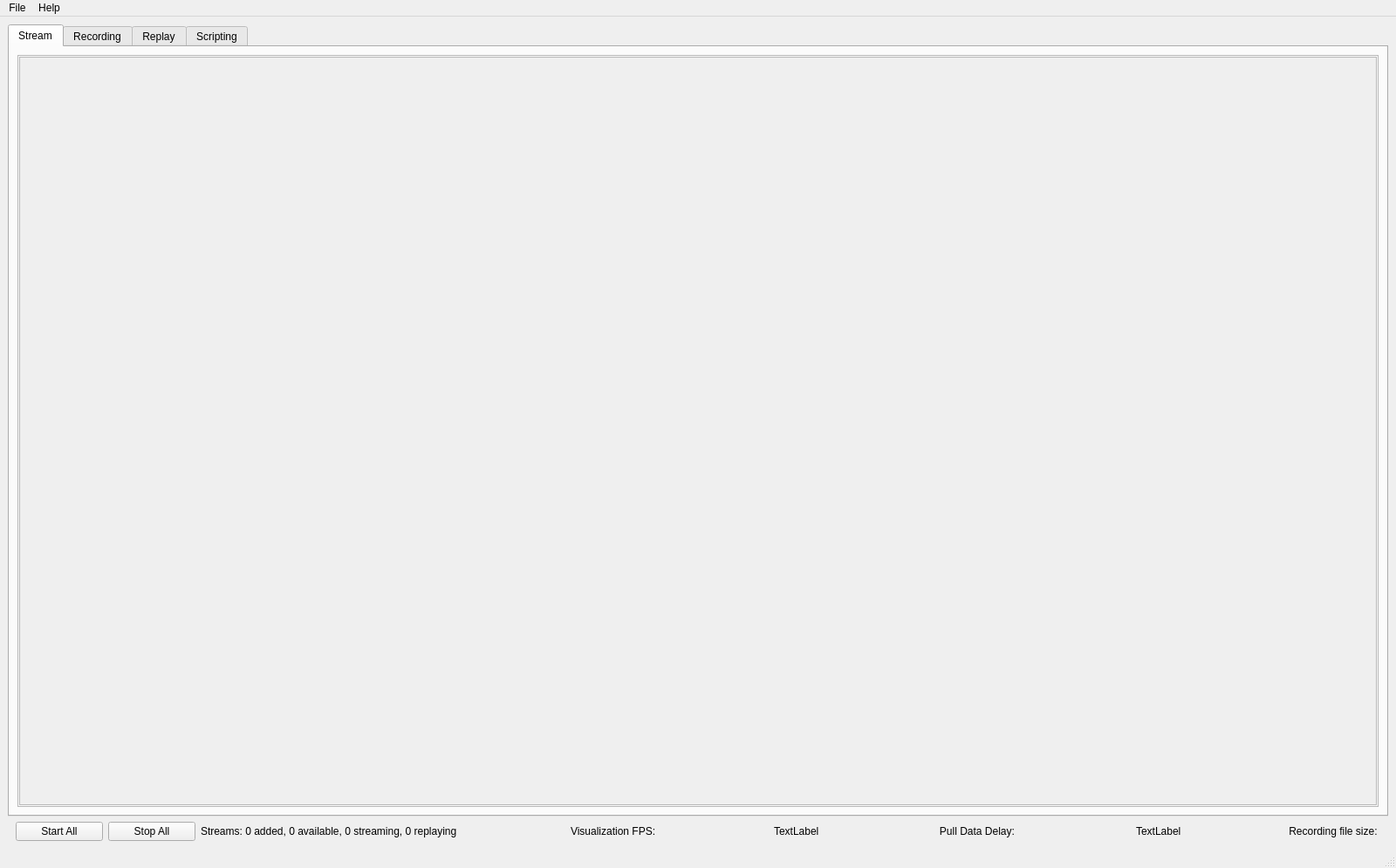
<?xml version="1.0" encoding="UTF-8"?>
<ui version="4.0">
 <class>MainWindow</class>
 <widget class="QMainWindow" name="MainWindow">
  <property name="geometry">
   <rect>
    <x>0</x>
    <y>0</y>
    <width>1600</width>
    <height>995</height>
   </rect>
  </property>
  <property name="windowTitle">
   <string>MainWindow</string>
  </property>
  <widget class="QWidget" name="centralwidget">
   <layout class="QVBoxLayout" name="verticalLayout">
    <item>
     <widget class="QTabWidget" name="tabWidget">
      <property name="cursor">
       <cursorShape>ArrowCursor</cursorShape>
      </property>
      <property name="currentIndex">
       <number>0</number>
      </property>
      <widget class="QWidget" name="visualization_tab">
       <attribute name="title">
        <string>Stream</string>
       </attribute>
       <layout class="QVBoxLayout" name="MainTabVerticalLayout">
        <item>
         <widget class="QFrame" name="frame">
          <property name="frameShape">
           <enum>QFrame::StyledPanel</enum>
          </property>
          <property name="frameShadow">
           <enum>QFrame::Raised</enum>
          </property>
          <layout class="QVBoxLayout" name="verticalLayout_2">
           <property name="leftMargin">
            <number>1</number>
           </property>
           <property name="topMargin">
            <number>1</number>
           </property>
           <property name="rightMargin">
            <number>1</number>
           </property>
           <property name="bottomMargin">
            <number>1</number>
           </property>
           <item>
            <widget class="QScrollArea" name="scrollArea">
             <property name="widgetResizable">
              <bool>true</bool>
             </property>
             <widget class="QWidget" name="scrollAreaWidgetContents_3">
              <property name="geometry">
               <rect>
                <x>0</x>
                <y>0</y>
                <width>1554</width>
                <height>848</height>
               </rect>
              </property>
              <layout class="QHBoxLayout" name="scrollAreaWidgetContents_3_layout">
               <property name="leftMargin">
                <number>1</number>
               </property>
               <property name="topMargin">
                <number>1</number>
               </property>
               <property name="rightMargin">
                <number>1</number>
               </property>
               <property name="bottomMargin">
                <number>1</number>
               </property>
               <item>
                <widget class="QWidget" name="StreamWidget" native="true">
                 <layout class="QHBoxLayout" name="streamsHorizontalLayout">
                  <property name="spacing">
                   <number>1</number>
                  </property>
                  <property name="leftMargin">
                   <number>1</number>
                  </property>
                  <property name="topMargin">
                   <number>1</number>
                  </property>
                  <property name="rightMargin">
                   <number>1</number>
                  </property>
                  <property name="bottomMargin">
                   <number>1</number>
                  </property>
                 </layout>
                </widget>
               </item>
               <item>
                <widget class="QWidget" name="camWidget" native="true">
                 <layout class="QHBoxLayout" name="camHorizontalLayout"/>
                </widget>
               </item>
              </layout>
             </widget>
            </widget>
           </item>
          </layout>
         </widget>
        </item>
       </layout>
      </widget>
      <widget class="QWidget" name="recordings_tab">
       <attribute name="title">
        <string>Recording</string>
       </attribute>
       <layout class="QVBoxLayout" name="recordings_tab_vertical_layout"/>
      </widget>
      <widget class="QWidget" name="replay_tab">
       <attribute name="title">
        <string>Replay</string>
       </attribute>
       <layout class="QVBoxLayout" name="replay_tab_vertical_layout"/>
      </widget>
      <widget class="QWidget" name="scripting_tab">
       <attribute name="title">
        <string>Scripting</string>
       </attribute>
       <layout class="QVBoxLayout" name="scripting_tab_vertical_layout"/>
      </widget>
     </widget>
    </item>
    <item>
     <layout class="QHBoxLayout" name="horizontalLayout_2">
      <property name="leftMargin">
       <number>9</number>
      </property>
      <property name="rightMargin">
       <number>9</number>
      </property>
      <item>
       <widget class="QPushButton" name="start_all_btn">
        <property name="maximumSize">
         <size>
          <width>100</width>
          <height>16777215</height>
         </size>
        </property>
        <property name="text">
         <string>Start All</string>
        </property>
       </widget>
      </item>
      <item>
       <widget class="QPushButton" name="stop_all_btn">
        <property name="maximumSize">
         <size>
          <width>100</width>
          <height>16777215</height>
         </size>
        </property>
        <property name="text">
         <string>Stop All</string>
        </property>
       </widget>
      </item>
      <item alignment="Qt::AlignRight">
       <widget class="QLabel" name="numActiveStreamsLabel">
        <property name="minimumSize">
         <size>
          <width>0</width>
          <height>0</height>
         </size>
        </property>
        <property name="text">
         <string>Streams: 0 added, 0 available, 0 streaming, 0 replaying</string>
        </property>
       </widget>
      </item>
      <item>
       <spacer name="horizontalSpacer_2">
        <property name="orientation">
         <enum>Qt::Horizontal</enum>
        </property>
        <property name="sizeType">
         <enum>QSizePolicy::Fixed</enum>
        </property>
        <property name="sizeHint" stdset="0">
         <size>
          <width>40</width>
          <height>20</height>
         </size>
        </property>
       </spacer>
      </item>
      <item alignment="Qt::AlignRight">
       <widget class="QLabel" name="visualizationFPSTextLabel">
        <property name="maximumSize">
         <size>
          <width>130</width>
          <height>16777215</height>
         </size>
        </property>
        <property name="text">
         <string>Visualization FPS:</string>
        </property>
       </widget>
      </item>
      <item alignment="Qt::AlignRight">
       <widget class="QLabel" name="visualizationFPSLabel">
        <property name="maximumSize">
         <size>
          <width>60</width>
          <height>16777215</height>
         </size>
        </property>
        <property name="text">
         <string>TextLabel</string>
        </property>
       </widget>
      </item>
      <item>
       <spacer name="horizontalSpacer">
        <property name="orientation">
         <enum>Qt::Horizontal</enum>
        </property>
        <property name="sizeType">
         <enum>QSizePolicy::Fixed</enum>
        </property>
        <property name="sizeHint" stdset="0">
         <size>
          <width>40</width>
          <height>20</height>
         </size>
        </property>
       </spacer>
      </item>
      <item alignment="Qt::AlignRight">
       <widget class="QLabel" name="tickFrequencyLabel">
        <property name="maximumSize">
         <size>
          <width>120</width>
          <height>16777215</height>
         </size>
        </property>
        <property name="text">
         <string>   Pull Data Delay: </string>
        </property>
       </widget>
      </item>
      <item alignment="Qt::AlignRight">
       <widget class="QLabel" name="pull_data_delay_label">
        <property name="maximumSize">
         <size>
          <width>100</width>
          <height>16777215</height>
         </size>
        </property>
        <property name="text">
         <string>TextLabel</string>
        </property>
       </widget>
      </item>
      <item>
       <spacer name="horizontalSpacer_3">
        <property name="orientation">
         <enum>Qt::Horizontal</enum>
        </property>
        <property name="sizeType">
         <enum>QSizePolicy::Fixed</enum>
        </property>
        <property name="sizeHint" stdset="0">
         <size>
          <width>40</width>
          <height>20</height>
         </size>
        </property>
       </spacer>
      </item>
      <item alignment="Qt::AlignRight">
       <widget class="QLabel" name="recordingFileSizeLabel">
        <property name="text">
         <string>    Recording file size: </string>
        </property>
       </widget>
      </item>
     </layout>
    </item>
   </layout>
  </widget>
  <widget class="QMenuBar" name="menubar">
   <property name="geometry">
    <rect>
     <x>0</x>
     <y>0</y>
     <width>1600</width>
     <height>21</height>
    </rect>
   </property>
   <widget class="QMenu" name="menufile">
    <property name="title">
     <string>File</string>
    </property>
    <addaction name="actionShow_Recordings"/>
    <addaction name="actionSettings"/>
    <addaction name="separator"/>
    <addaction name="actionExit"/>
   </widget>
   <widget class="QMenu" name="menuHelp">
    <property name="title">
     <string>Help</string>
    </property>
    <addaction name="actionRepo"/>
    <addaction name="actionDocumentation"/>
   </widget>
   <addaction name="menufile"/>
   <addaction name="menuHelp"/>
  </widget>
  <widget class="QStatusBar" name="statusbar"/>
  <action name="actionAbout">
   <property name="text">
    <string>About</string>
   </property>
  </action>
  <action name="actionRepo">
   <property name="text">
    <string>GitHub Page</string>
   </property>
  </action>
  <action name="actionDocumentation">
   <property name="text">
    <string>Documentation</string>
   </property>
  </action>
  <action name="actionShow_Recordings">
   <property name="text">
    <string>Show Recordings</string>
   </property>
  </action>
  <action name="actionExit">
   <property name="text">
    <string>Exit</string>
   </property>
  </action>
  <action name="actionSettings">
   <property name="text">
    <string>Settings</string>
   </property>
  </action>
 </widget>
 <tabstops>
  <tabstop>tabWidget</tabstop>
 </tabstops>
 <resources/>
 <connections/>
</ui>
